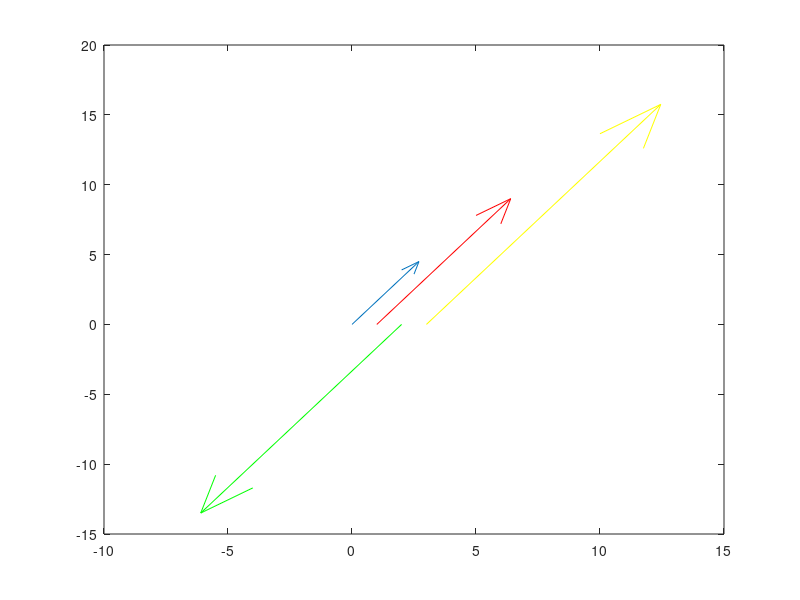

Write the MATLAB code that produced this figure.
v1 = 3;
v2 = 5;
quiver(0, 0, v1, v2, 'MaxHeadSize', 0.1)
hold on
a1 = 2 * v1;
a2 = 2 * v2;
quiver(1, 0, a1, a2, 'MaxHeadSize', 0.1, 'Color', 'r')
b1 = -3 * v1;
b2 = -3 * v2;
quiver(2, 0, b1, b2, 'MaxHeadSize', 0.1, 'Color', 'g')
c1 = 7/2 * v1;
c2 = 7/2 * v2;
quiver(3, 0, c1, c2, 'MaxHeadSize', 0.1, 'Color', 'y')
